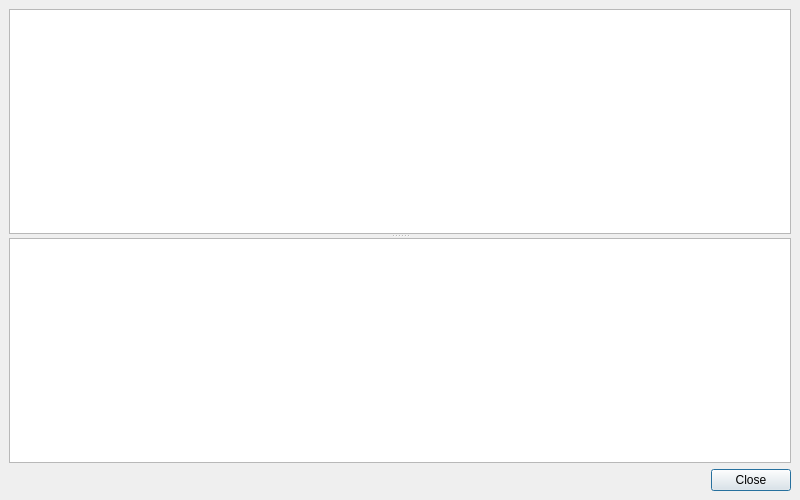
<?xml version="1.0" encoding="UTF-8"?>
<ui version="4.0">
 <class>DlgHistory</class>
 <widget class="QDialog" name="DlgHistory">
  <property name="geometry">
   <rect>
    <x>0</x>
    <y>0</y>
    <width>800</width>
    <height>500</height>
   </rect>
  </property>
  <property name="windowTitle">
   <string>History and log</string>
  </property>
  <layout class="QVBoxLayout" name="verticalLayout">
   <property name="spacing">
    <number>6</number>
   </property>
   <property name="margin">
    <number>9</number>
   </property>
   <item>
    <widget class="QSplitter" name="splitter">
     <property name="orientation">
      <enum>Qt::Vertical</enum>
     </property>
     <widget class="QTreeWidget" name="tree">
      <attribute name="headerVisible">
       <bool>false</bool>
      </attribute>
      <column>
       <property name="text">
        <string notr="true">1</string>
       </property>
      </column>
     </widget>
     <widget class="QTextEdit" name="text">
      <property name="readOnly">
       <bool>true</bool>
      </property>
     </widget>
    </widget>
   </item>
   <item>
    <widget class="QDialogButtonBox" name="buttonBox">
     <property name="orientation">
      <enum>Qt::Horizontal</enum>
     </property>
     <property name="standardButtons">
      <set>QDialogButtonBox::Close</set>
     </property>
    </widget>
   </item>
  </layout>
 </widget>
 <resources/>
 <connections>
  <connection>
   <sender>buttonBox</sender>
   <signal>accepted()</signal>
   <receiver>DlgHistory</receiver>
   <slot>accept()</slot>
   <hints>
    <hint type="sourcelabel">
     <x>248</x>
     <y>254</y>
    </hint>
    <hint type="destinationlabel">
     <x>157</x>
     <y>274</y>
    </hint>
   </hints>
  </connection>
  <connection>
   <sender>buttonBox</sender>
   <signal>rejected()</signal>
   <receiver>DlgHistory</receiver>
   <slot>reject()</slot>
   <hints>
    <hint type="sourcelabel">
     <x>316</x>
     <y>260</y>
    </hint>
    <hint type="destinationlabel">
     <x>286</x>
     <y>274</y>
    </hint>
   </hints>
  </connection>
 </connections>
</ui>
